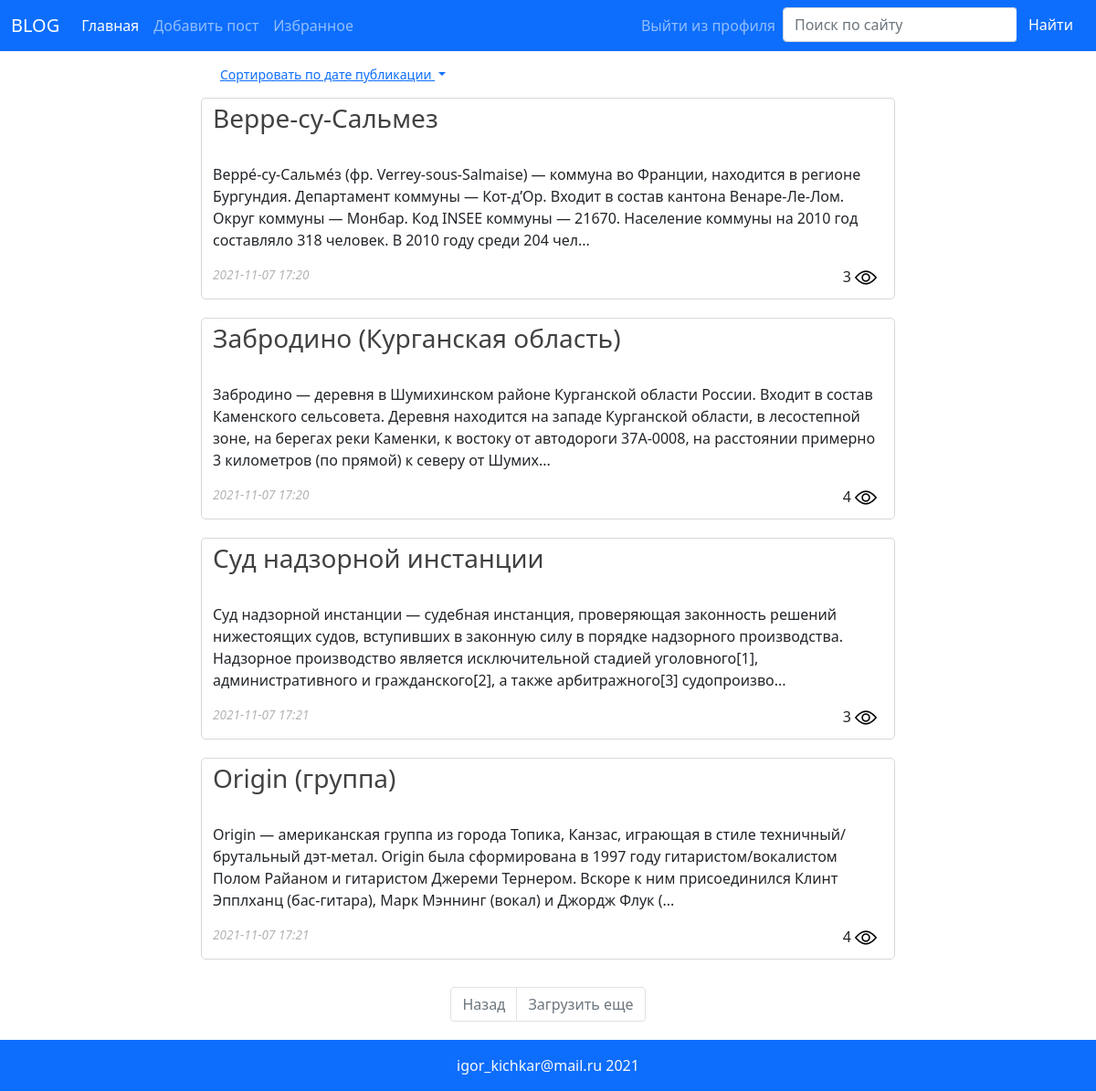
Page /favorites_posts (signed in) on the earlier database version.
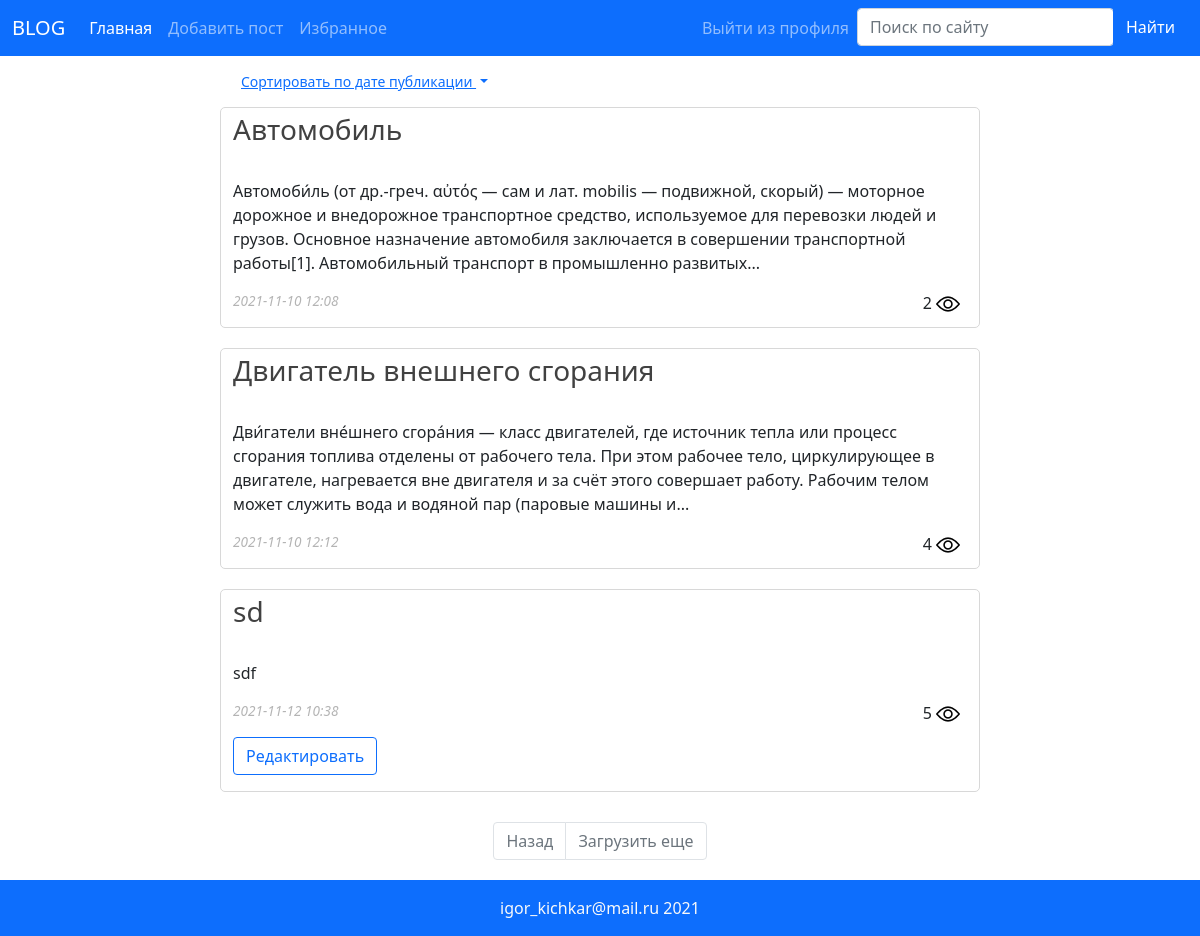
Same page on the later database version.
### models.py (models this page shows, shortened)
class SaveMixin(object):
    pass

class Post(db.Model, SaveMixin):
    id = db.Column(db.Integer(), primary_key=True)
    title = db.Column(db.String(255), nullable=False)
    content = db.Column(db.Text(), nullable=False)
    author = db.Column(db.String(255), nullable=False)
    views = db.Column(db.Integer(), nullable=False, default=0)
    likes = db.Column(db.Integer(), nullable=False, default=0)
    created_on = db.Column(db.DateTime(), default=datetime.utcnow)
    updated_on = db.Column(
        db.DateTime(), default=datetime.utcnow, onupdate=datetime.utcnow)

### app.py (the view)
@app.route('/favorites_posts')
@app.route('/favorites_posts/<int:page>')
def favorites_posts(page=1):
    favorites_post_id = db.session.query(Favorites).filter(Favorites.user_email == str(current_user)).all()
    favorites_post_id = [int(i.post_id) for i in favorites_post_id]
    if request.cookies.get('sort') == 'decrease':
        posts = db.session.query(Post)\
            .filter(Post.id.in_(favorites_post_id))\
            .order_by(Post.id.desc()).paginate(page, 20)
    else:
        posts = db.session.query(Post)\
            .filter(Post.id.in_(favorites_post_id))\
            .paginate(page, 20)
    return render_template('main.html',
                           posts=posts,
                           autoriz=current_user.is_authenticated,
                           current_user=str(current_user),
                           user_status=check_user_status(current_user),
                           flag='favorites', )

### app.py (called while the page is built)
@login_manager.user_loader
def load_user(user_id):
    return db.session.query(Users).get(user_id)

### models.py (called while the page is built)
    def __repr__(self):
        return f"{self.email}"

### utils.py (called while the page is built)
def check_user_status(current_user):
    return str(current_user.status) if current_user.is_authenticated else None

### templates/main.html (shortened to what this page needs)
{% extends 'base.html' %}
{% block content %}
<div class='row main_content'>
  <div class="col-12 col-sm-10 col-lg-8 sort">
    <div class="dropdown">
      <button class="btn btn-link btn-sm dropdown-toggle" type="button" id="dropdownMenuButton1" data-bs-toggle="dropdown"
        aria-expanded="false">
        Сортировать по дате публикации
      </button>
        {% if  flag == 'favorites'%}
        {% set slug = 'favorites'%}
        {% elif flag == 'main' %}
        {% set slug = 'main'%}
        {% elif flag == 'search' %}
        {% set slug = 'search'%}
        {% endif %}
    </div>
  </div>
</div>
{% for i in posts.items %}
<div class='row'>
  <div class="col-12 col-sm-10 col-lg-8 post">
    <a class='title_post' href="{{ url_for('post', post_id=i.id) }}">
      <h3>{{ i.title }}</h3>
    </a>
    <br>
    {% if i.content |length > 300 %}
    <p>{{ i.content[:300] }}...</p>
    {% else %}
    <p>{{ i.content }}
      {% endif %}
    <p class='rightimg'>{{ i.views }} <img src="{{url_for('static', filename='/images/img/view.png')}}"></p>
    <p class='created_on'>{{ (i.created_on | string)[:16]}}</p>
    {% if user_status == 'admin' or i.author == current_user %}
    {% set edit_link = '/edit/' + i.id|string %}
    <p><a class='btn btn-outline-primary' href="{{ edit_link }}">Редактировать</a></p>
    {% endif %}
  </div>
</div>
{% endfor %}
{% if flag == 'favorites' %}
{% set endpoint = 'favorites_posts' %}
{% elif flag == 'main' %}
{% set endpoint = 'main' %}
{% elif flag == 'search' %}
{% set endpoint = 'find_phrase' %}
{% endif %}
<nav aria-label="Page navigation example">
  <ul class="pagination justify-content-center">
    {% if posts.has_prev %}
    <li class="page-item">
      <a class="page-link" href="{{ url_for(endpoint, page=posts.prev_num) }}" tabindex="-1">Назад</a>
    </li>
    {% else %}
    <li class="page-item disabled">
      <a class="page-link" href="#" tabindex="-1">Назад</a>
    </li>
    {% endif %}
    {% if posts.has_next %}
    <li class="page-item">
      <a class="page-link" href="{{ url_for(endpoint, page=posts.next_num) }}">Загрузить еще</a>
    </li>
    {% else %}
    <li class="page-item disabled">
      <a class="page-link" href="#">Загрузить еще</a>
    </li>
    {% endif %}
  </ul>
</nav>
{% endblock %}

Differences in the rows shown:
no longer on this page (row edited): Post: title "Верре-су-Сальмез", content "Верре́-су-Сальме́з (фр. Verrey-sous-Salmaise) — коммуна во Франции, находится в регионе Бургундия. Департамент коммуны — Кот-д’Ор. Входит в состав кантона Венаре-Ле-Лом. Округ коммуны — Монбар. Код INSEE коммуны — 21670. Население коммуны на 2010 год составляло 318 человек. В 2010 году среди 204 чел", views "3", created_on "2021-11-07 17:20"
no longer on this page (row edited): Post: title "Забродино (Курганская область)", content "Забродино — деревня в Шумихинском районе Курганской области России. Входит в состав Каменского сельсовета. Деревня находится на западе Курганской области, в лесостепной зоне, на берегах реки Каменки, к востоку от автодороги 37А-0008, на расстоянии примерно 3 километров (по прямой) к северу от Шумих", views "4", created_on "2021-11-07 17:20"
no longer on this page (row edited): Post: title "Суд надзорной инстанции", content "Суд надзорной инстанции — судебная инстанция, проверяющая законность решений нижестоящих судов, вступивших в законную силу в порядке надзорного производства. Надзорное производство является исключительной стадией уголовного[1], административного и гражданского[2], а также арбитражного[3] судопроизво", views "3", created_on "2021-11-07 17:21"
no longer on this page (row edited): Post: title "Origin (группа)", content "Origin — американская группа из города Топика, Канзас, играющая в стиле техничный/брутальный дэт-метал. Origin была сформирована в 1997 году гитаристом/вокалистом Полом Райаном и гитаристом Джереми Тернером. Вскоре к ним присоединился Клинт Эпплханц (бас-гитара), Марк Мэннинг (вокал) и Джордж Флук (", views "4", created_on "2021-11-07 17:21"
now on this page (row edited): Post: title "Автомобиль", content "Автомоби́ль (от др.-греч. αὐτός — сам и лат. mobilis — подвижной, скорый) — моторное дорожное и внедорожное транспортное средство, используемое для перевозки людей и грузов. Основное назначение автомобиля заключается в совершении транспортной работы[1]. Автомобильный транспорт в промышленно развитых", views "2", created_on "2021-11-10 12:08"
now on this page (row edited): Post: title "Двигатель внешнего сгорания", content "Дви́гатели вне́шнего сгора́ния — класс двигателей, где источник тепла или процесс сгорания топлива отделены от рабочего тела. При этом рабочее тело, циркулирующее в двигателе, нагревается вне двигателя и за счёт этого совершает работу. Рабочим телом может служить вода и водяной пар (паровые машины и", views "4", created_on "2021-11-10 12:12"
now on this page (row edited): Post: title "sd", content "sdf", views "5", created_on "2021-11-12 10:38"
